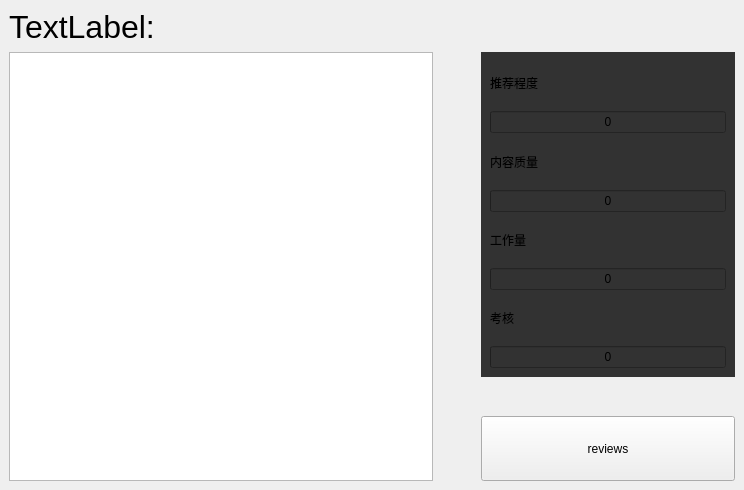
<?xml version="1.0" encoding="UTF-8"?>
<ui version="4.0">
 <class>StackedWidget</class>
 <widget class="QStackedWidget" name="StackedWidget">
  <property name="geometry">
   <rect>
    <x>0</x>
    <y>0</y>
    <width>744</width>
    <height>490</height>
   </rect>
  </property>
  <property name="windowTitle">
   <string>StackedWidget</string>
  </property>
  <property name="currentIndex">
   <number>0</number>
  </property>
  <widget class="QWidget" name="page">
   <layout class="QVBoxLayout" name="verticalLayout_2">
    <item>
     <layout class="QHBoxLayout" name="horizontalLayout">
      <item>
       <widget class="QLabel" name="class_name">
        <property name="text">
         <string>&lt;html&gt;&lt;head/&gt;&lt;body&gt;&lt;p&gt;&lt;span style=&quot; font-size:24pt;&quot;&gt;TextLabel:&lt;/span&gt;&lt;/p&gt;&lt;/body&gt;&lt;/html&gt;</string>
        </property>
       </widget>
      </item>
      <item>
       <spacer name="horizontalSpacer">
        <property name="orientation">
         <enum>Qt::Orientation::Horizontal</enum>
        </property>
        <property name="sizeHint" stdset="0">
         <size>
          <width>40</width>
          <height>20</height>
         </size>
        </property>
       </spacer>
      </item>
     </layout>
    </item>
    <item>
     <layout class="QHBoxLayout" name="horizontalLayout_2" stretch="10,1,6">
      <item>
       <widget class="QPlainTextEdit" name="info">
        <property name="readOnly">
         <bool>true</bool>
        </property>
       </widget>
      </item>
      <item>
       <spacer name="horizontalSpacer_2">
        <property name="orientation">
         <enum>Qt::Orientation::Horizontal</enum>
        </property>
        <property name="sizeHint" stdset="0">
         <size>
          <width>40</width>
          <height>20</height>
         </size>
        </property>
       </spacer>
      </item>
      <item>
       <layout class="QVBoxLayout" name="verticalLayout" stretch="10,1,2">
        <item>
         <widget class="QWidget" name="widget" native="true">
          <property name="styleSheet">
           <string notr="true">background-color:rgb(50, 50, 50);
</string>
          </property>
          <layout class="QVBoxLayout" name="verticalLayout_7">
           <item>
            <widget class="QLabel" name="label_4">
             <property name="text">
              <string>推荐程度</string>
             </property>
            </widget>
           </item>
           <item>
            <widget class="QProgressBar" name="general">
             <property name="value">
              <number>0</number>
             </property>
             <property name="format">
              <string>%p</string>
             </property>
            </widget>
           </item>
           <item>
            <widget class="QLabel" name="label_5">
             <property name="text">
              <string>内容质量</string>
             </property>
            </widget>
           </item>
           <item>
            <widget class="QProgressBar" name="quality">
             <property name="value">
              <number>0</number>
             </property>
             <property name="format">
              <string>%p</string>
             </property>
            </widget>
           </item>
           <item>
            <widget class="QLabel" name="label_6">
             <property name="text">
              <string>工作量</string>
             </property>
            </widget>
           </item>
           <item>
            <widget class="QProgressBar" name="workload">
             <property name="value">
              <number>0</number>
             </property>
             <property name="format">
              <string>%p</string>
             </property>
            </widget>
           </item>
           <item>
            <widget class="QLabel" name="label_7">
             <property name="text">
              <string>考核</string>
             </property>
            </widget>
           </item>
           <item>
            <widget class="QProgressBar" name="score">
             <property name="value">
              <number>0</number>
             </property>
             <property name="format">
              <string>%p</string>
             </property>
            </widget>
           </item>
          </layout>
         </widget>
        </item>
        <item>
         <spacer name="verticalSpacer">
          <property name="orientation">
           <enum>Qt::Orientation::Vertical</enum>
          </property>
          <property name="sizeHint" stdset="0">
           <size>
            <width>20</width>
            <height>40</height>
           </size>
          </property>
         </spacer>
        </item>
        <item>
         <widget class="QPushButton" name="enter_reviews">
          <property name="sizePolicy">
           <sizepolicy hsizetype="Minimum" vsizetype="Expanding">
            <horstretch>0</horstretch>
            <verstretch>0</verstretch>
           </sizepolicy>
          </property>
          <property name="text">
           <string>reviews</string>
          </property>
         </widget>
        </item>
       </layout>
      </item>
     </layout>
    </item>
   </layout>
  </widget>
  <widget class="QWidget" name="page_2">
   <layout class="QVBoxLayout" name="verticalLayout_6">
    <item>
     <layout class="QHBoxLayout" name="horizontalLayout_7">
      <item>
       <spacer name="horizontalSpacer_4">
        <property name="orientation">
         <enum>Qt::Orientation::Horizontal</enum>
        </property>
        <property name="sizeHint" stdset="0">
         <size>
          <width>40</width>
          <height>20</height>
         </size>
        </property>
       </spacer>
      </item>
      <item>
       <widget class="QPushButton" name="enter_information">
        <property name="text">
         <string>PushButton</string>
        </property>
       </widget>
      </item>
     </layout>
    </item>
    <item>
     <widget class="QScrollArea" name="scrollArea">
      <property name="widgetResizable">
       <bool>true</bool>
      </property>
      <widget class="QWidget" name="scrollAreaWidgetContents">
       <property name="geometry">
        <rect>
         <x>0</x>
         <y>0</y>
         <width>74</width>
         <height>136</height>
        </rect>
       </property>
       <layout class="QVBoxLayout" name="verticalLayout_4">
        <item>
         <widget class="QTextBrowser" name="textBrowser"/>
        </item>
        <item>
         <widget class="QTextBrowser" name="textBrowser_2"/>
        </item>
       </layout>
      </widget>
     </widget>
    </item>
    <item>
     <layout class="QHBoxLayout" name="horizontalLayout_8">
      <item>
       <widget class="QGroupBox" name="groupBox">
        <property name="title">
         <string>GroupBox</string>
        </property>
        <layout class="QVBoxLayout" name="verticalLayout_5">
         <item>
          <layout class="QHBoxLayout" name="horizontalLayout_4">
           <item>
            <widget class="QLabel" name="label">
             <property name="text">
              <string>TextLabel</string>
             </property>
            </widget>
           </item>
           <item>
            <widget class="QSlider" name="horizontalSlider">
             <property name="orientation">
              <enum>Qt::Orientation::Horizontal</enum>
             </property>
            </widget>
           </item>
          </layout>
         </item>
         <item>
          <layout class="QHBoxLayout" name="horizontalLayout_5">
           <item>
            <widget class="QLabel" name="label_2">
             <property name="text">
              <string>TextLabel</string>
             </property>
            </widget>
           </item>
           <item>
            <widget class="QSlider" name="horizontalSlider_2">
             <property name="orientation">
              <enum>Qt::Orientation::Horizontal</enum>
             </property>
            </widget>
           </item>
          </layout>
         </item>
         <item>
          <layout class="QHBoxLayout" name="horizontalLayout_6">
           <item>
            <widget class="QLabel" name="label_3">
             <property name="text">
              <string>TextLabel</string>
             </property>
            </widget>
           </item>
           <item>
            <widget class="QSlider" name="horizontalSlider_3">
             <property name="orientation">
              <enum>Qt::Orientation::Horizontal</enum>
             </property>
            </widget>
           </item>
          </layout>
         </item>
        </layout>
       </widget>
      </item>
      <item>
       <layout class="QVBoxLayout" name="verticalLayout_3">
        <item>
         <widget class="QTextEdit" name="input_review"/>
        </item>
        <item>
         <layout class="QHBoxLayout" name="horizontalLayout_3">
          <item>
           <spacer name="horizontalSpacer_3">
            <property name="orientation">
             <enum>Qt::Orientation::Horizontal</enum>
            </property>
            <property name="sizeHint" stdset="0">
             <size>
              <width>40</width>
              <height>20</height>
             </size>
            </property>
           </spacer>
          </item>
          <item>
           <widget class="QPushButton" name="send">
            <property name="text">
             <string>PushButton</string>
            </property>
           </widget>
          </item>
         </layout>
        </item>
       </layout>
      </item>
     </layout>
    </item>
   </layout>
  </widget>
 </widget>
 <resources/>
 <connections/>
</ui>
